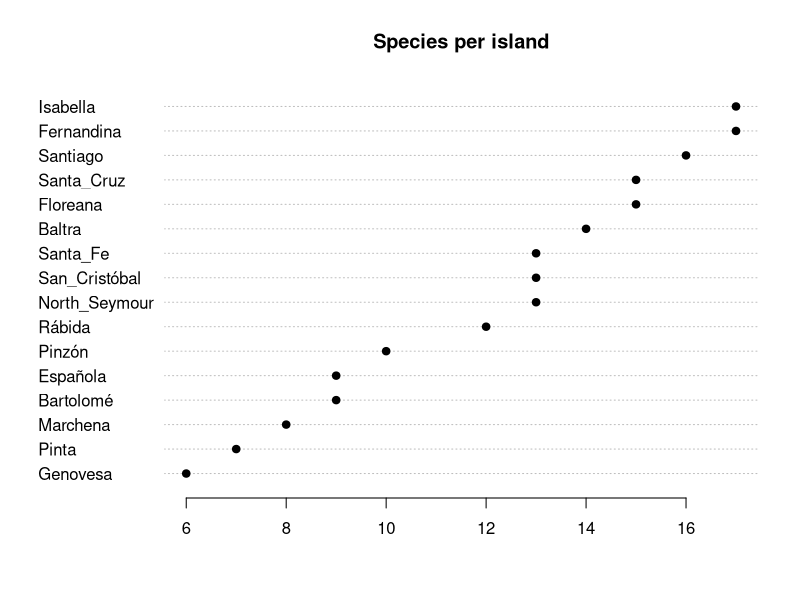
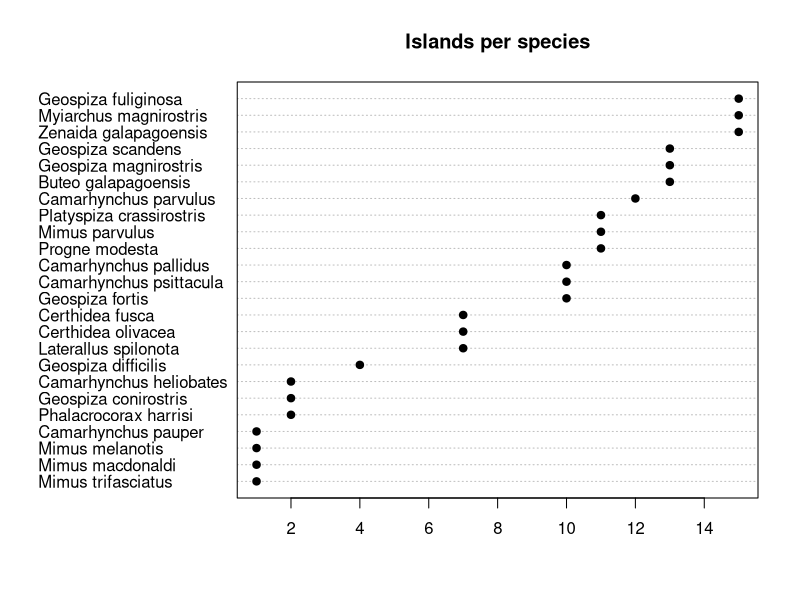
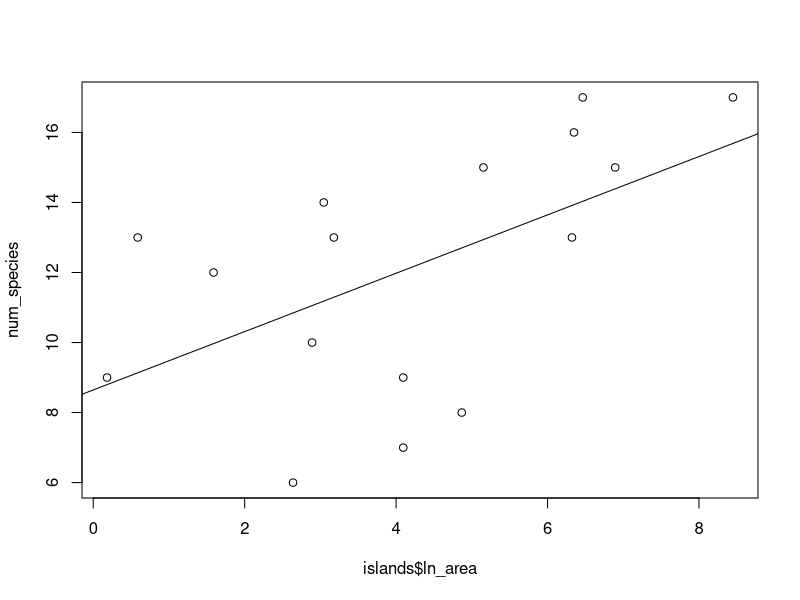
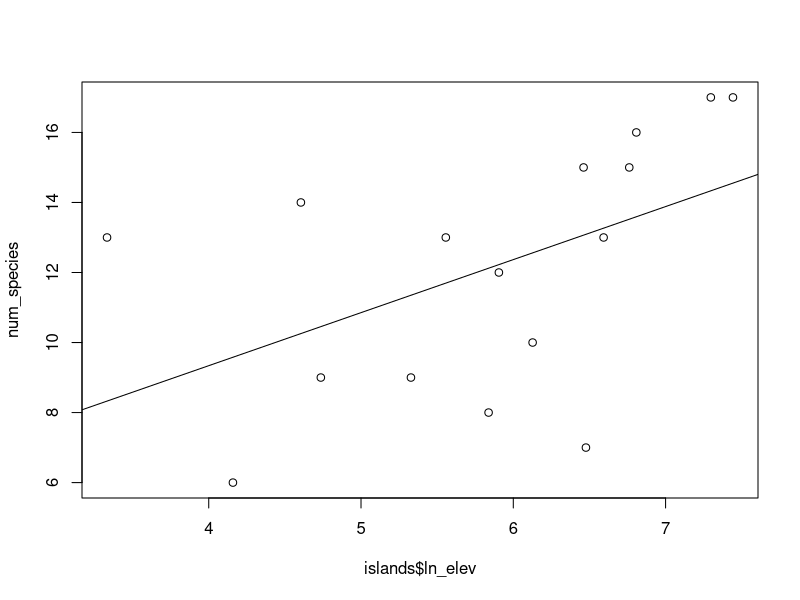
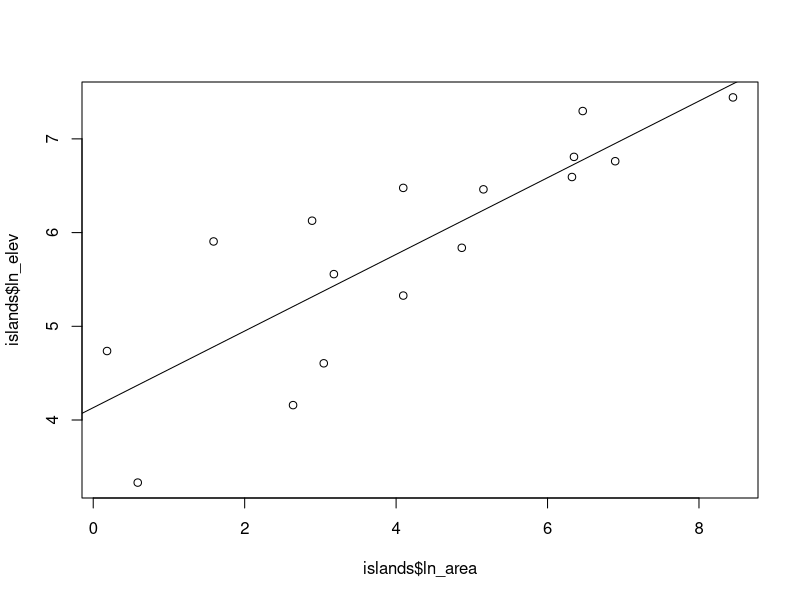
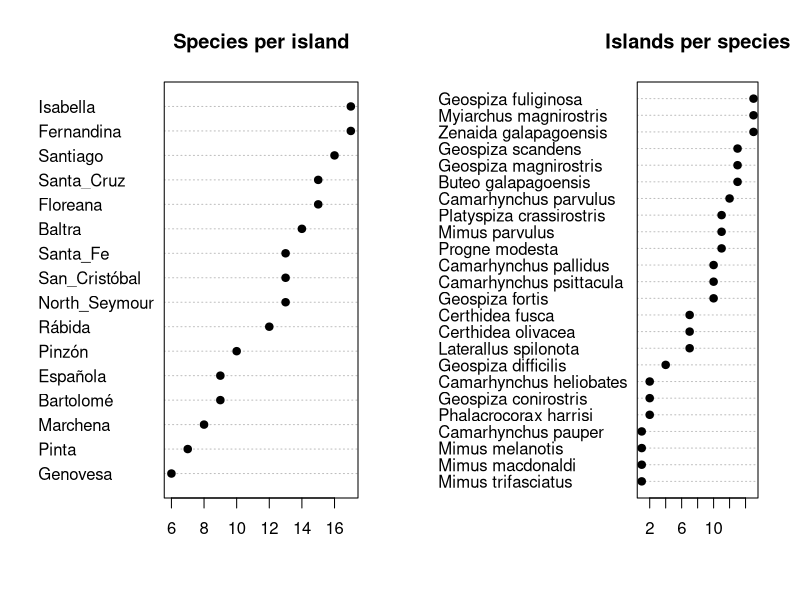

Recreate these plots in R, in order.
# setwd("~/teach/438/units/5_island_biogeo/analysis/2_galapagos")

## Read in the data
birds <- read.csv("birds.csv", header = TRUE, row.names = 1)
islands <- read.csv("islands.csv", header = TRUE)

#birds <- read.csv("http://mtaylor4.semo.edu/biogeo/birds.csv", header = TRUE, row.names = 1)
#islands <- read.csv("http://mtaylor4.semo.edu/biogeo/islands.csv", header = TRUE)

# Log transform area and elevation
islands$ln_area <- log(islands$area)
islands$ln_elev <- log(islands$elevation)

# Tally and plot number of species per island
num_species <- colSums(birds) # skip first column with species names
dotchart(sort(num_species), main = "Species per island", pch = 19, frame.plot = FALSE)

# Tallyname number of islands occupied by each species
num_islands <- rowSums(birds)
#names(num_islands) <- birds[,1]
dotchart(sort(num_islands), main = "Islands per species", pch = 19)

# Is number of species predicted by area 
area.lm <- lm(num_species ~ islands$ln_area)
summary(area.lm)

plot(num_species ~ islands$ln_area)
abline(area.lm)


# Is number of species predicted by elevation 
elev.lm <- lm(num_species ~ islands$ln_elev)
summary(elev.lm)
plot(num_species ~ islands$ln_elev)
abline(elev.lm)


features.lm <- lm(ln_elev ~ ln_area, dat = islands)
summary(features.lm)
plot(islands$ln_elev ~ islands$ln_area)
abline(features.lm)

area_elev.lm <- lm(num_species ~ ln_area * ln_elev, data = islands)
summary(area_elev.lm)



# Optional barplot
#op <- par(mar = c(12,3,2,2), mfrow = c(1,2))
op <- par(mfrow = c(1,2))
dotchart(sort(num_species), main = "Species per island", pch = 19)
dotchart(sort(num_islands), main = "Islands per species", pch = 19)
par(op)
# Defaults
par(mfrow = c(1,1))

